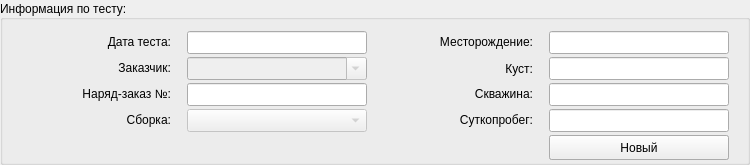
     <widget class="QGroupBox" name="groupTestInfo">
      <property name="geometry">
       <rect>
        <x>400</x>
        <y>151</y>
        <width>750</width>
        <height>165</height>
       </rect>
      </property>
      <property name="title">
       <string>Информация по тесту:</string>
      </property>
      <property name="alignment">
       <set>Qt::AlignLeading|Qt::AlignLeft|Qt::AlignVCenter</set>
      </property>
      <widget class="QWidget" name="gridLayoutWidget_3">
       <property name="geometry">
        <rect>
         <x>10</x>
         <y>30</y>
         <width>731</width>
         <height>131</height>
        </rect>
       </property>
       <property name="minimumSize">
        <size>
         <width>170</width>
         <height>0</height>
        </size>
       </property>
       <layout class="QGridLayout" name="gridTestInfo" columnstretch="1,0,0,0">
        <property name="horizontalSpacing">
         <number>5</number>
        </property>
        <property name="verticalSpacing">
         <number>2</number>
        </property>
        <item row="0" column="3">
         <widget class="QLineEdit" name="txtLocation">
          <property name="sizePolicy">
           <sizepolicy hsizetype="Fixed" vsizetype="Fixed">
            <horstretch>0</horstretch>
            <verstretch>0</verstretch>
           </sizepolicy>
          </property>
          <property name="minimumSize">
           <size>
            <width>180</width>
            <height>23</height>
           </size>
          </property>
          <property name="maximumSize">
           <size>
            <width>180</width>
            <height>23</height>
           </size>
          </property>
          <property name="focusPolicy">
           <enum>Qt::ClickFocus</enum>
          </property>
          <property name="inputMethodHints">
           <set>Qt::ImhNone</set>
          </property>
          <property name="readOnly">
           <bool>true</bool>
          </property>
         </widget>
        </item>
        <item row="3" column="0">
         <widget class="QLabel" name="lblAssembly_2">
          <property name="sizePolicy">
           <sizepolicy hsizetype="Fixed" vsizetype="Fixed">
            <horstretch>0</horstretch>
            <verstretch>0</verstretch>
           </sizepolicy>
          </property>
          <property name="minimumSize">
           <size>
            <width>150</width>
            <height>0</height>
           </size>
          </property>
          <property name="maximumSize">
           <size>
            <width>150</width>
            <height>20</height>
           </size>
          </property>
          <property name="text">
           <string>Сборка:</string>
          </property>
          <property name="alignment">
           <set>Qt::AlignRight|Qt::AlignTrailing|Qt::AlignVCenter</set>
          </property>
         </widget>
        </item>
        <item row="2" column="3">
         <widget class="QLineEdit" name="txtWell">
          <property name="sizePolicy">
           <sizepolicy hsizetype="Fixed" vsizetype="Fixed">
            <horstretch>0</horstretch>
            <verstretch>0</verstretch>
           </sizepolicy>
          </property>
          <property name="minimumSize">
           <size>
            <width>180</width>
            <height>23</height>
           </size>
          </property>
          <property name="maximumSize">
           <size>
            <width>180</width>
            <height>23</height>
           </size>
          </property>
          <property name="focusPolicy">
           <enum>Qt::ClickFocus</enum>
          </property>
          <property name="inputMethodHints">
           <set>Qt::ImhNone</set>
          </property>
          <property name="readOnly">
           <bool>true</bool>
          </property>
         </widget>
        </item>
        <item row="0" column="0">
         <widget class="QLabel" name="lblDate_3">
          <property name="sizePolicy">
           <sizepolicy hsizetype="Expanding" vsizetype="Fixed">
            <horstretch>0</horstretch>
            <verstretch>0</verstretch>
           </sizepolicy>
          </property>
          <property name="minimumSize">
           <size>
            <width>150</width>
            <height>0</height>
           </size>
          </property>
          <property name="maximumSize">
           <size>
            <width>150</width>
            <height>20</height>
           </size>
          </property>
          <property name="lineWidth">
           <number>-2</number>
          </property>
          <property name="text">
           <string>Дата теста:</string>
          </property>
          <property name="alignment">
           <set>Qt::AlignRight|Qt::AlignTrailing|Qt::AlignVCenter</set>
          </property>
         </widget>
        </item>
        <item row="2" column="2">
         <widget class="QLabel" name="lblLift_2">
          <property name="sizePolicy">
           <sizepolicy hsizetype="Fixed" vsizetype="Fixed">
            <horstretch>0</horstretch>
            <verstretch>0</verstretch>
           </sizepolicy>
          </property>
          <property name="minimumSize">
           <size>
            <width>150</width>
            <height>0</height>
           </size>
          </property>
          <property name="maximumSize">
           <size>
            <width>150</width>
            <height>20</height>
           </size>
          </property>
          <property name="text">
           <string>Скважина:</string>
          </property>
          <property name="alignment">
           <set>Qt::AlignRight|Qt::AlignTrailing|Qt::AlignVCenter</set>
          </property>
         </widget>
        </item>
        <item row="0" column="2">
         <widget class="QLabel" name="lblLenght_2">
          <property name="sizePolicy">
           <sizepolicy hsizetype="Fixed" vsizetype="Fixed">
            <horstretch>0</horstretch>
            <verstretch>0</verstretch>
           </sizepolicy>
          </property>
          <property name="minimumSize">
           <size>
            <width>150</width>
            <height>0</height>
           </size>
          </property>
          <property name="maximumSize">
           <size>
            <width>150</width>
            <height>20</height>
           </size>
          </property>
          <property name="text">
           <string>Месторождение:</string>
          </property>
          <property name="alignment">
           <set>Qt::AlignRight|Qt::AlignTrailing|Qt::AlignVCenter</set>
          </property>
         </widget>
        </item>
        <item row="1" column="2">
         <widget class="QLabel" name="lblStages_2">
          <property name="sizePolicy">
           <sizepolicy hsizetype="Fixed" vsizetype="Fixed">
            <horstretch>0</horstretch>
            <verstretch>0</verstretch>
           </sizepolicy>
          </property>
          <property name="minimumSize">
           <size>
            <width>150</width>
            <height>0</height>
           </size>
          </property>
          <property name="maximumSize">
           <size>
            <width>150</width>
            <height>19</height>
           </size>
          </property>
          <property name="text">
           <string>Куст:</string>
          </property>
          <property name="alignment">
           <set>Qt::AlignRight|Qt::AlignTrailing|Qt::AlignVCenter</set>
          </property>
         </widget>
        </item>
        <item row="1" column="1">
         <widget class="QComboBox" name="cmbCustomers">
          <property name="enabled">
           <bool>false</bool>
          </property>
          <property name="sizePolicy">
           <sizepolicy hsizetype="Preferred" vsizetype="Fixed">
            <horstretch>0</horstretch>
            <verstretch>0</verstretch>
           </sizepolicy>
          </property>
          <property name="minimumSize">
           <size>
            <width>180</width>
            <height>23</height>
           </size>
          </property>
          <property name="maximumSize">
           <size>
            <width>180</width>
            <height>23</height>
           </size>
          </property>
          <property name="editable">
           <bool>true</bool>
          </property>
         </widget>
        </item>
        <item row="1" column="3">
         <widget class="QLineEdit" name="txtLease">
          <property name="sizePolicy">
           <sizepolicy hsizetype="Fixed" vsizetype="Fixed">
            <horstretch>0</horstretch>
            <verstretch>0</verstretch>
           </sizepolicy>
          </property>
          <property name="minimumSize">
           <size>
            <width>180</width>
            <height>23</height>
           </size>
          </property>
          <property name="maximumSize">
           <size>
            <width>180</width>
            <height>23</height>
           </size>
          </property>
          <property name="focusPolicy">
           <enum>Qt::ClickFocus</enum>
          </property>
          <property name="inputMethodHints">
           <set>Qt::ImhNone</set>
          </property>
          <property name="readOnly">
           <bool>true</bool>
          </property>
         </widget>
        </item>
        <item row="3" column="3">
         <widget class="QLineEdit" name="txtDaysRun">
          <property name="sizePolicy">
           <sizepolicy hsizetype="Fixed" vsizetype="Fixed">
            <horstretch>0</horstretch>
            <verstretch>0</verstretch>
           </sizepolicy>
          </property>
          <property name="minimumSize">
           <size>
            <width>180</width>
            <height>23</height>
           </size>
          </property>
          <property name="maximumSize">
           <size>
            <width>180</width>
            <height>23</height>
           </size>
          </property>
          <property name="focusPolicy">
           <enum>Qt::ClickFocus</enum>
          </property>
          <property name="inputMethodHints">
           <set>Qt::ImhNone</set>
          </property>
          <property name="readOnly">
           <bool>true</bool>
          </property>
         </widget>
        </item>
        <item row="2" column="0">
         <widget class="QLabel" name="lblSerial_2">
          <property name="sizePolicy">
           <sizepolicy hsizetype="Fixed" vsizetype="Fixed">
            <horstretch>0</horstretch>
            <verstretch>0</verstretch>
           </sizepolicy>
          </property>
          <property name="minimumSize">
           <size>
            <width>150</width>
            <height>0</height>
           </size>
          </property>
          <property name="maximumSize">
           <size>
            <width>150</width>
            <height>20</height>
           </size>
          </property>
          <property name="text">
           <string>Наряд-заказ №:</string>
          </property>
          <property name="alignment">
           <set>Qt::AlignRight|Qt::AlignTrailing|Qt::AlignVCenter</set>
          </property>
         </widget>
        </item>
        <item row="3" column="1">
         <widget class="QComboBox" name="cmbAssembly">
          <property name="enabled">
           <bool>false</bool>
          </property>
          <property name="minimumSize">
           <size>
            <width>180</width>
            <height>23</height>
           </size>
          </property>
          <property name="maximumSize">
           <size>
            <width>181</width>
            <height>23</height>
           </size>
          </property>
         </widget>
        </item>
        <item row="0" column="1">
         <widget class="QLineEdit" name="txtDateTime">
          <property name="sizePolicy">
           <sizepolicy hsizetype="Fixed" vsizetype="Fixed">
            <horstretch>0</horstretch>
            <verstretch>0</verstretch>
           </sizepolicy>
          </property>
          <property name="minimumSize">
           <size>
            <width>170</width>
            <height>23</height>
           </size>
          </property>
          <property name="maximumSize">
           <size>
            <width>180</width>
            <height>23</height>
           </size>
          </property>
          <property name="focusPolicy">
           <enum>Qt::NoFocus</enum>
          </property>
          <property name="inputMethodHints">
           <set>Qt::ImhNone</set>
          </property>
          <property name="readOnly">
           <bool>true</bool>
          </property>
         </widget>
        </item>
        <item row="1" column="0">
         <widget class="QLabel" name="lblCustomer">
          <property name="sizePolicy">
           <sizepolicy hsizetype="Fixed" vsizetype="Fixed">
            <horstretch>0</horstretch>
            <verstretch>0</verstretch>
           </sizepolicy>
          </property>
          <property name="minimumSize">
           <size>
            <width>150</width>
            <height>0</height>
           </size>
          </property>
          <property name="maximumSize">
           <size>
            <width>150</width>
            <height>20</height>
           </size>
          </property>
          <property name="text">
           <string>Заказчик:</string>
          </property>
          <property name="alignment">
           <set>Qt::AlignRight|Qt::AlignTrailing|Qt::AlignVCenter</set>
          </property>
         </widget>
        </item>
        <item row="4" column="3">
         <widget class="QWidget" name="widget_3" native="true">
          <property name="minimumSize">
           <size>
            <width>180</width>
            <height>25</height>
           </size>
          </property>
          <property name="maximumSize">
           <size>
            <width>180</width>
            <height>25</height>
           </size>
          </property>
          <widget class="QPushButton" name="btnTest_Save">
           <property name="geometry">
            <rect>
             <x>0</x>
             <y>0</y>
             <width>100</width>
             <height>25</height>
            </rect>
           </property>
           <property name="sizePolicy">
            <sizepolicy hsizetype="Maximum" vsizetype="Fixed">
             <horstretch>0</horstretch>
             <verstretch>0</verstretch>
            </sizepolicy>
           </property>
           <property name="minimumSize">
            <size>
             <width>100</width>
             <height>25</height>
            </size>
           </property>
           <property name="maximumSize">
            <size>
             <width>105</width>
             <height>25</height>
            </size>
           </property>
           <property name="text">
            <string>Сохранить</string>
           </property>
          </widget>
          <widget class="QPushButton" name="btnTest_Cancel">
           <property name="geometry">
            <rect>
             <x>100</x>
             <y>0</y>
             <width>80</width>
             <height>25</height>
            </rect>
           </property>
           <property name="sizePolicy">
            <sizepolicy hsizetype="Maximum" vsizetype="Fixed">
             <horstretch>0</horstretch>
             <verstretch>0</verstretch>
            </sizepolicy>
           </property>
           <property name="minimumSize">
            <size>
             <width>80</width>
             <height>25</height>
            </size>
           </property>
           <property name="maximumSize">
            <size>
             <width>85</width>
             <height>25</height>
            </size>
           </property>
           <property name="text">
            <string>Отмена</string>
           </property>
          </widget>
          <widget class="QPushButton" name="btnTest_New">
           <property name="geometry">
            <rect>
             <x>0</x>
             <y>0</y>
             <width>180</width>
             <height>25</height>
            </rect>
           </property>
           <property name="sizePolicy">
            <sizepolicy hsizetype="Maximum" vsizetype="Fixed">
             <horstretch>0</horstretch>
             <verstretch>0</verstretch>
            </sizepolicy>
           </property>
           <property name="minimumSize">
            <size>
             <width>180</width>
             <height>25</height>
            </size>
           </property>
           <property name="maximumSize">
            <size>
             <width>180</width>
             <height>23</height>
            </size>
           </property>
           <property name="text">
            <string>Новый</string>
           </property>
          </widget>
         </widget>
        </item>
        <item row="2" column="1">
         <widget class="QLineEdit" name="txtOrderNum">
          <property name="enabled">
           <bool>true</bool>
          </property>
          <property name="sizePolicy">
           <sizepolicy hsizetype="Fixed" vsizetype="Fixed">
            <horstretch>0</horstretch>
            <verstretch>0</verstretch>
           </sizepolicy>
          </property>
          <property name="minimumSize">
           <size>
            <width>170</width>
            <height>23</height>
           </size>
          </property>
          <property name="maximumSize">
           <size>
            <width>180</width>
            <height>23</height>
           </size>
          </property>
          <property name="focusPolicy">
           <enum>Qt::ClickFocus</enum>
          </property>
          <property name="inputMethodHints">
           <set>Qt::ImhNone</set>
          </property>
          <property name="readOnly">
           <bool>true</bool>
          </property>
         </widget>
        </item>
        <item row="3" column="2">
         <widget class="QLabel" name="lblSerial_3">
          <property name="sizePolicy">
           <sizepolicy hsizetype="Fixed" vsizetype="Fixed">
            <horstretch>0</horstretch>
            <verstretch>0</verstretch>
           </sizepolicy>
          </property>
          <property name="minimumSize">
           <size>
            <width>150</width>
            <height>0</height>
           </size>
          </property>
          <property name="maximumSize">
           <size>
            <width>150</width>
            <height>20</height>
           </size>
          </property>
          <property name="text">
           <string>Суткопробег:</string>
          </property>
          <property name="alignment">
           <set>Qt::AlignRight|Qt::AlignTrailing|Qt::AlignVCenter</set>
          </property>
         </widget>
        </item>
       </layout>
      </widget>
     </widget>
